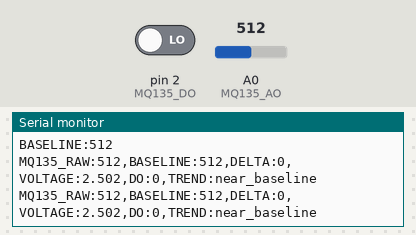
A sketch run on a simulated Arduino Uno, built with avr-gcc and run on an emulated ATmega328P. Parts: the last lines printed to the serial monitor. Inputs (shaded band) come from the test bench; at power-on: A0 (MQ135_AO) = 512, pin 2 (MQ135_DO) LOW.

Above: at 6.5 s.
6.6 s: A0 (MQ135_AO) set to 533
At 6.9 s:
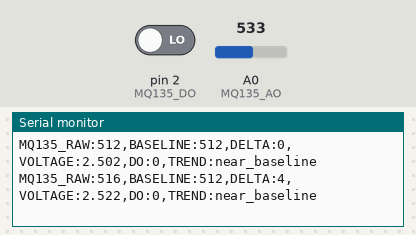
8.1 s: A0 (MQ135_AO) set to 550
At 9.0 s:
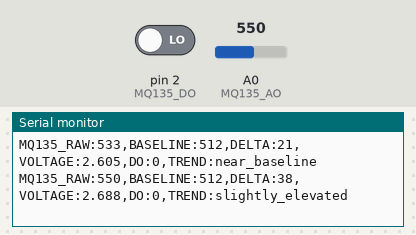
10.5 s: A0 (MQ135_AO) set to 574
At 11.4 s:
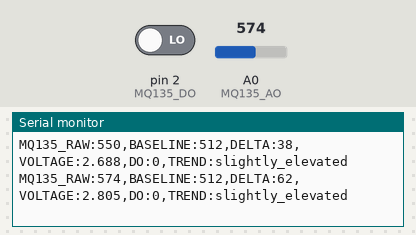
12.0 s: A0 (MQ135_AO) set to 599
At 12.5 s:
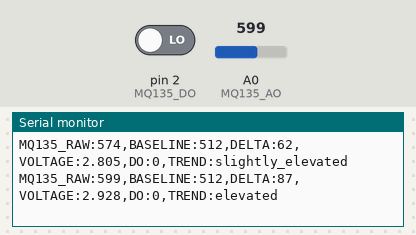
15.7 s: A0 (MQ135_AO) set to 643
At 16.3 s:
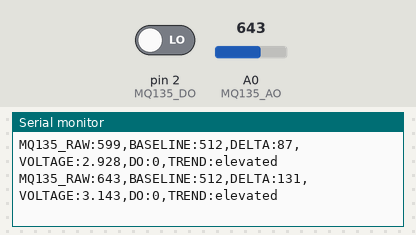
17.2 s: A0 (MQ135_AO) set to 674
At 18.0 s:
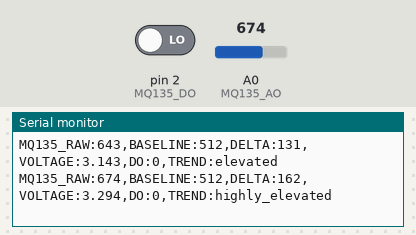
Timing chart, 0 to 20.2 s (numbered marks = the images above; inputs shaded):
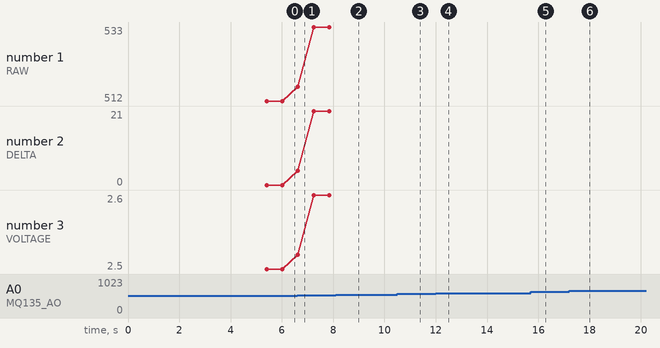

Measured:
- the behaviour switches between 541 and 542 on A0 (MQ135_AO) (found by bisection; images 1 and 2)
- the behaviour switches between 591 and 592 on A0 (MQ135_AO) (found by bisection; images 3 and 4)
- the behaviour switches between 661 and 662 on A0 (MQ135_AO) (found by bisection; images 5 and 6)
- after the input at 6.6 s, the serial monitor: prints a new line at once (image 1)
- after the input at 8.1 s, the serial monitor: prints a new line after 0.37 s (image 2)
- after the input at 10.5 s, the serial monitor: prints a new line after 0.43 s (image 3)
- after the input at 12.0 s, the serial monitor: prints a new line after 0.17 s (image 4)
- after the input at 15.7 s, the serial monitor: prints a new line after 0.11 s (image 5)
- after the input at 17.2 s, the serial monitor: prints a new line after 0.44 s (image 6)

The sketch:

gas_test.ino
```cpp
const int MQ135_AO = A0;
const int MQ135_DO = 2;

const float VREF = 5.0;
const int ADC_MAX = 1023;

int baseline = 0;
bool baselineSet = false;

int readMQ135Average(int samples = 10) {
  long total = 0;
  for (int i = 0; i < samples; i++) {
    total += analogRead(MQ135_AO);
    delay(10);
  }
  return total / samples;
}

String airChangeLabel(int delta) {
  if (delta < -30) return "lower_than_baseline";
  if (delta < 30) return "near_baseline";
  if (delta < 80) return "slightly_elevated";
  if (delta < 150) return "elevated";
  return "highly_elevated";
}

void setup() {
  Serial.begin(9600);
  pinMode(MQ135_DO, INPUT);

  delay(5000);  // short warmup for testing
  baseline = readMQ135Average(30);
  baselineSet = true;

  Serial.print("BASELINE:");
  Serial.println(baseline);
}

void loop() {
  int rawAnalog = readMQ135Average(10);
  int digitalState = digitalRead(MQ135_DO);
  float voltage = rawAnalog * (VREF / ADC_MAX);

  int delta = rawAnalog - baseline;

  Serial.print("MQ135_RAW:");
  Serial.print(rawAnalog);

  Serial.print(",BASELINE:");
  Serial.print(baseline);

  Serial.print(",DELTA:");
  Serial.print(delta);

  Serial.print(",VOLTAGE:");
  Serial.print(voltage, 3);

  Serial.print(",DO:");
  Serial.print(digitalState);

  Serial.print(",TREND:");
  Serial.println(airChangeLabel(delta));

  delay(500);
}
```
